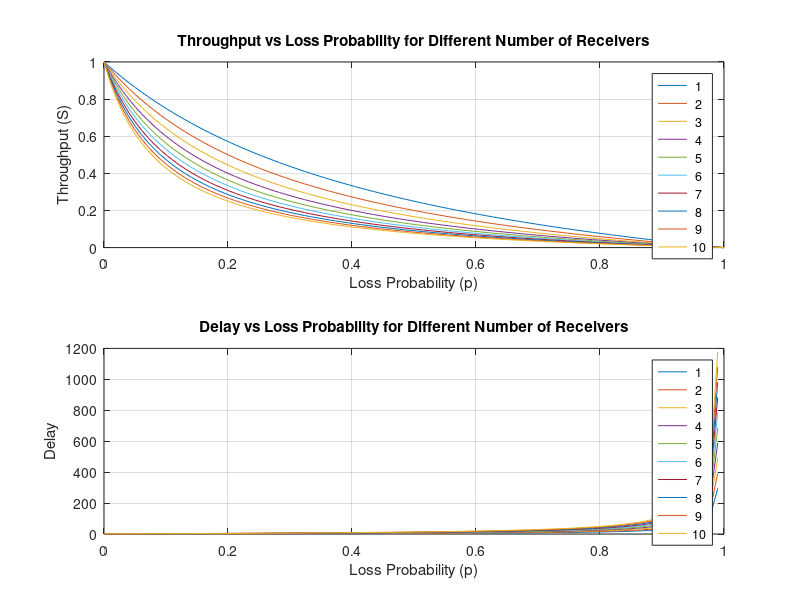

Recreate this plot in MATLAB.
% Define range of values for p and N
p_values = linspace(0, 1, 100); % range of loss probability (pi)
N_values = 1:10; % range of number of receivers

% Initialize arrays to store throughput and delay values
throughput = zeros(length(p_values), length(N_values));
delay = zeros(length(p_values), length(N_values));

% Calculate throughput and delay for each combination of p and N
for i = 1:length(p_values)
    for j = 1:length(N_values)
        pi = p_values(i);
        N = N_values(j);
        throughput(i, j) = (1 - pi) / (1 + pi*(N + 1));
        delay(i, j) = 1 / throughput(i, j);
    end
end

% Plot results
figure;

% Plot throughput
subplot(2, 1, 1);
plot(p_values, throughput);
xlabel('Loss Probability (p)');
ylabel('Throughput (S)');
title('Throughput vs Loss Probability for Different Number of Receivers');
legend(cellstr(num2str(N_values')), 'Location', 'best');
grid on;

% Plot delay
subplot(2, 1, 2);
plot(p_values, delay);
xlabel('Loss Probability (p)');
ylabel('Delay');
title('Delay vs Loss Probability for Different Number of Receivers');
legend(cellstr(num2str(N_values')), 'Location', 'best');
grid on;
